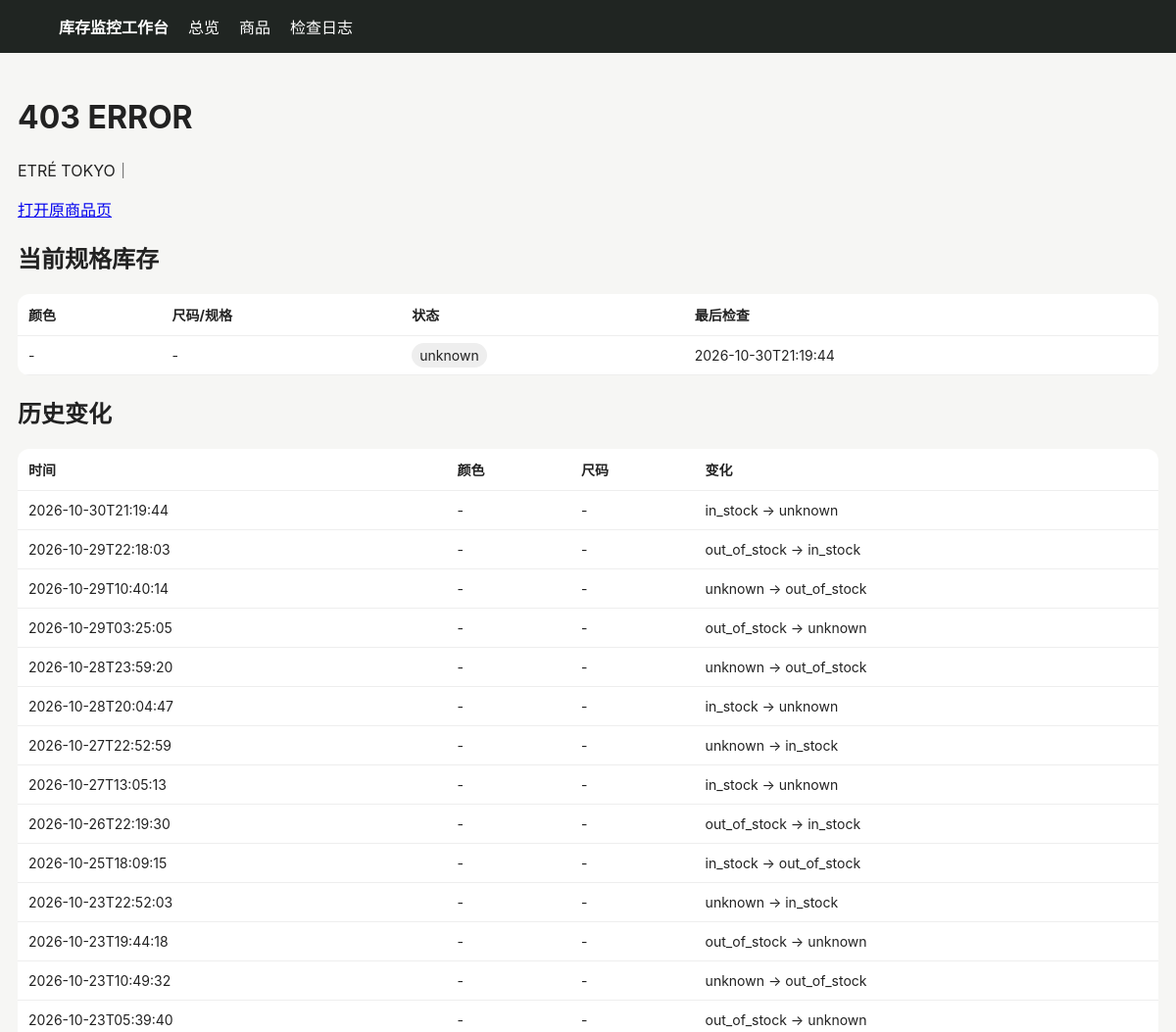
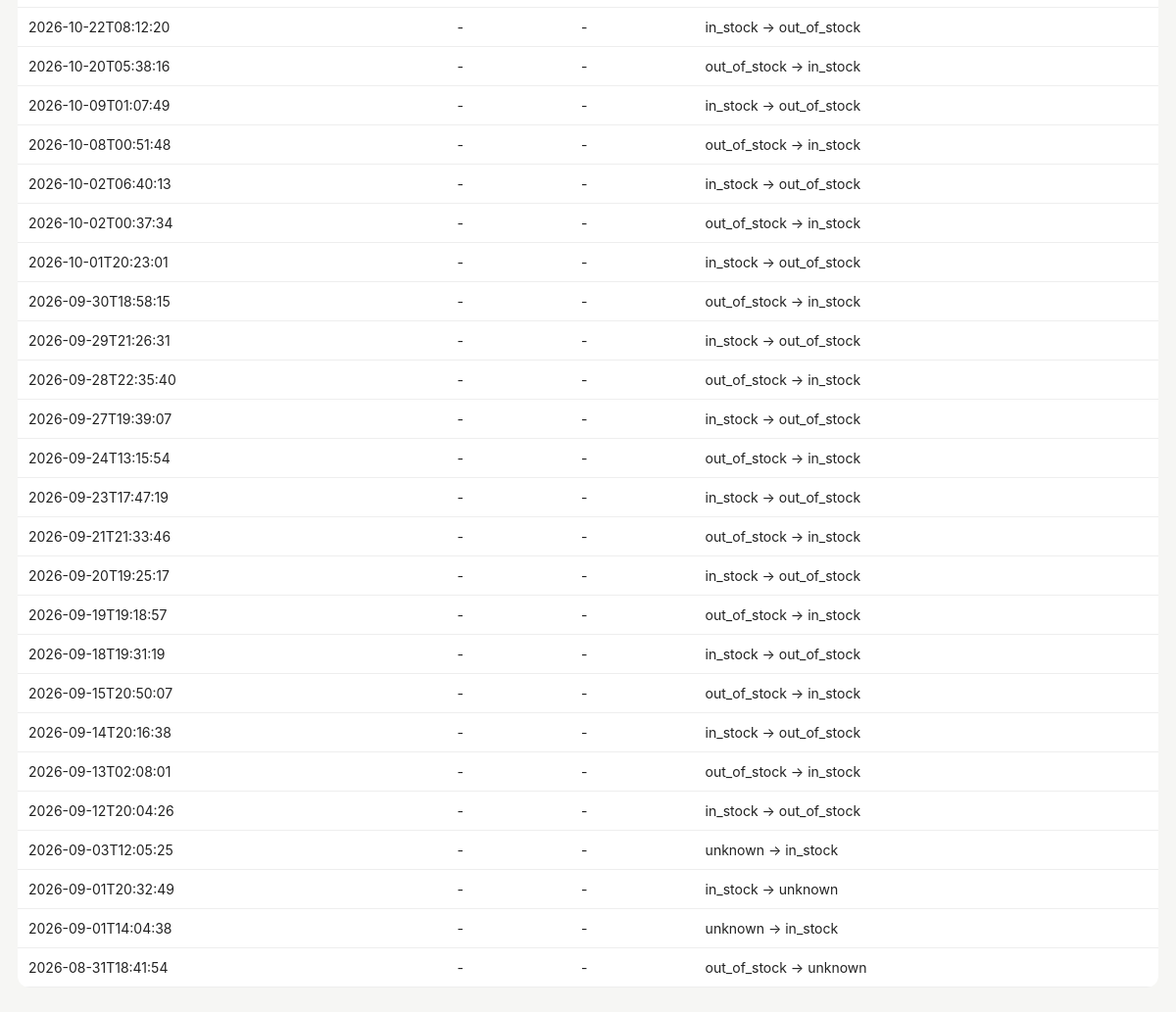
Page /product/558 on the committed database (2 pictures, top to bottom).
### tables this page shows
CREATE TABLE products (
 id INTEGER PRIMARY KEY AUTOINCREMENT,
 site TEXT NOT NULL,
 url TEXT NOT NULL UNIQUE,
 name TEXT NOT NULL,
 price TEXT,
 image_url TEXT,
 first_seen TEXT NOT NULL,
 last_seen TEXT NOT NULL
);

CREATE TABLE variants (
 id INTEGER PRIMARY KEY AUTOINCREMENT,
 product_id INTEGER NOT NULL,
 color TEXT NOT NULL DEFAULT '',
 size TEXT NOT NULL DEFAULT '',
 status TEXT NOT NULL,
 last_checked TEXT NOT NULL,
 UNIQUE(product_id, color, size)
);

CREATE TABLE changes (
 id INTEGER PRIMARY KEY AUTOINCREMENT,
 product_id INTEGER NOT NULL,
 color TEXT NOT NULL DEFAULT '',
 size TEXT NOT NULL DEFAULT '',
 old_status TEXT NOT NULL,
 new_status TEXT NOT NULL,
 detected_at TEXT NOT NULL
);

### app/main.py (the view)
@app.get("/product/{pid}")
def product(request: Request, pid: int):
    with conn() as c:
        p=c.execute("SELECT * FROM products WHERE id=?",(pid,)).fetchone()
        vs=c.execute("SELECT * FROM variants WHERE product_id=? ORDER BY color,size",(pid,)).fetchall()
        cs=c.execute("SELECT * FROM changes WHERE product_id=? ORDER BY detected_at DESC",(pid,)).fetchall()
    return templates.TemplateResponse("product.html", {"request":request,"p":p,"variants":vs,"changes":cs})

### app/templates/product.html (shortened to what this page needs)
{% extends "base.html" %}{% block content %}<div class="top"><div><h1>{{p.name}}</h1><p>{{p.site}}｜</p><a href="{{p.url}}" target="_blank">打开原商品页</a></div></div>
<h2>当前规格库存</h2><table><tr><th>颜色</th><th>尺码/规格</th><th>状态</th><th>最后检查</th></tr>{% for v in variants %}<tr><td>{{v.color or "-"}}</td><td>{{v.size or "-"}}</td><td><span class="badge {{v.status}}">{{v.status}}</span></td><td>{{v.last_checked}}</td></tr>{% endfor %}</table>
<h2>历史变化</h2><table><tr><th>时间</th><th>颜色</th><th>尺码</th><th>变化</th></tr>{% for c in changes %}<tr><td>{{c.detected_at}}</td><td>{{c.color or "-"}}</td><td>{{c.size or "-"}}</td><td>{{c.old_status}} → {{c.new_status}}</td></tr>{% endfor %}</table>{% endblock %}

### app/templates/base.html (style rules this page uses)
body { font-family:-apple-system,BlinkMacSystemFont,"Segoe UI",sans-serif;background:#f6f6f4;color:#222;margin:0 }
table { width:100%;border-collapse:collapse;background:#fff;border-radius:12px;overflow:hidden }
th,td { padding:11px;border-bottom:1px solid #eee;text-align:left;font-size:14px }
.badge { padding:4px 8px;border-radius:999px;background:#eee }
.unknown { background:#eee }
.top { display:flex;justify-content:space-between;align-items:center;margin-bottom:18px }

### rows in the picture
products: name "403 ERROR", site "ETRÉ TOKYO"
variants: color "-", size "-", status "unknown", last_checked "2026-10-30T21:19:44", detected_at "2026-10-30T21:19:44", old_status "in_stock", new_status "unknown"
changes: detected_at "2026-09-24T13:15:54", color "-", size "-", old_status "out_of_stock", new_status "in_stock"
changes: detected_at "2026-09-23T17:47:19", color "-", size "-", old_status "in_stock", new_status "out_of_stock"
changes: detected_at "2026-09-21T21:33:46", color "-", size "-", old_status "out_of_stock", new_status "in_stock"
changes: detected_at "2026-09-20T19:25:17", color "-", size "-", old_status "in_stock", new_status "out_of_stock"
changes: detected_at "2026-09-19T19:18:57", color "-", size "-", old_status "out_of_stock", new_status "in_stock"
changes: detected_at "2026-09-18T19:31:19", color "-", size "-", old_status "in_stock", new_status "out_of_stock"
changes: detected_at "2026-09-15T20:50:07", color "-", size "-", old_status "out_of_stock", new_status "in_stock"
changes: detected_at "2026-09-14T20:16:38", color "-", size "-", old_status "in_stock", new_status "out_of_stock"
changes: detected_at "2026-09-13T02:08:01", color "-", size "-", old_status "out_of_stock", new_status "in_stock"
changes: detected_at "2026-09-12T20:04:26", color "-", size "-", old_status "in_stock", new_status "out_of_stock"
changes: detected_at "2026-09-03T12:05:25", color "-", size "-", old_status "unknown", new_status "in_stock"
changes: detected_at "2026-09-01T20:32:49", color "-", size "-", old_status "in_stock", new_status "unknown"
changes: detected_at "2026-09-01T14:04:38", color "-", size "-", old_status "unknown", new_status "in_stock"
changes: detected_at "2026-08-31T18:41:54", color "-", size "-", old_status "out_of_stock", new_status "unknown"

### other values in the picture
{{ c.detected_at }} "2026-10-29T22:18:03" "2026-10-29T10:40:14" "2026-10-29T03:25:05" "2026-10-28T23:59:20" "2026-10-28T20:04:47" "2026-10-27T22:52:59" "2026-10-27T13:05:13" "2026-10-26T22:19:30" "2026-10-25T18:09:15" "2026-10-23T22:52:03" "2026-10-23T19:44:18" "2026-10-23T10:49:32" "2026-10-23T05:39:40" "2026-10-22T08:12:20" "2026-10-20T05:38:16" "2026-10-09T01:07:49" "2026-10-08T00:51:48" "2026-10-02T06:40:13" "2026-10-02T00:37:34" "2026-10-01T20:23:01" "2026-09-30T18:58:15" "2026-09-29T21:26:31" "2026-09-28T22:35:40" "2026-09-27T19:39:07"
{{ c.color or "-" }} "-" "-" "-" "-" "-" "-" "-" "-" "-" "-" "-" "-" "-" "-" "-" "-" "-" "-" "-" "-" "-" "-" "-" "-"
{{ c.size or "-" }} "-" "-" "-" "-" "-" "-" "-" "-" "-" "-" "-" "-" "-" "-" "-" "-" "-" "-" "-" "-" "-" "-" "-" "-"
{{ c.old_status }} "out_of_stock" "unknown" "out_of_stock" "unknown" "in_stock" "unknown" "in_stock" "out_of_stock" "in_stock" "unknown" "out_of_stock" "unknown" "out_of_stock" "in_stock" "out_of_stock" "in_stock" "out_of_stock" "in_stock" "out_of_stock" "in_stock" "out_of_stock" "in_stock" "out_of_stock" "in_stock"
{{ c.new_status }} "in_stock" "out_of_stock" "unknown" "out_of_stock" "unknown" "in_stock" "unknown" "in_stock" "out_of_stock" "in_stock" "unknown" "out_of_stock" "unknown" "out_of_stock" "in_stock" "out_of_stock" "in_stock" "out_of_stock" "in_stock" "out_of_stock" "in_stock" "out_of_stock" "in_stock" "out_of_stock"
